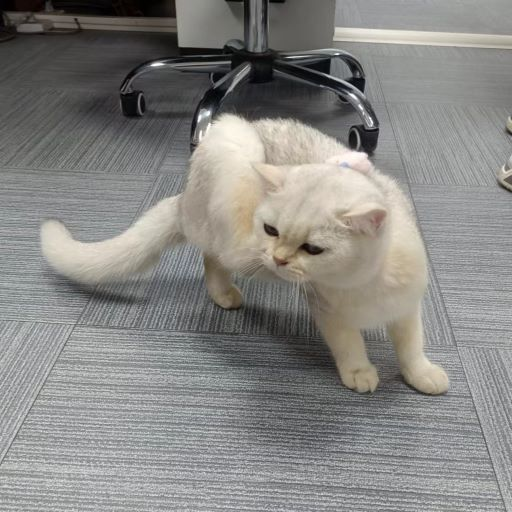
#> input picture images/Origin/cat.jpg, 512 x 512 px, found by its file name
$ python materials.py
#> lines starting #> are read from the running program, lines starting #| are printed output that depends on the picture
import cv2
import os
import numpy as np


def addGuassNoisy(img_src, img_tar):
#> called with img_src = 'images/Origin/cat.jpg', img_tar = 'images/Gaussian/Gaussian_cat.jpg'
    img = cv2.imread(img_src)
#> img is the input picture: shape (512, 512, 3); mean B, G, R 131.9, 134.7, 135.7
    # 高斯分布的均值
    mean = 0
    # 高斯分布的标准差
    sigma = 36
    #生成高斯分布噪声
    gauss = np.random.normal(mean, sigma, \
                             (img.shape[0], img.shape[1], img.shape[2]))
    #给图片添加高斯噪声
    noisy_img = img + gauss
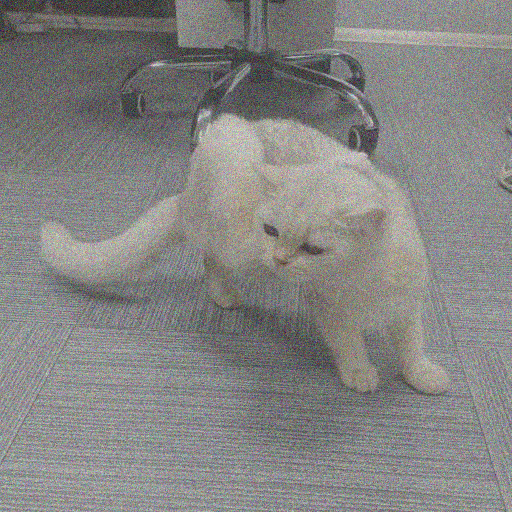
#> noisy_img: shape (512, 512, 3) float64; mean B, G, R 131.9, 134.8, 135.7; drawn with min black and max white
    #设置图片添加高斯噪声之后的像素值的范围
    noisy_img = np.clip(noisy_img,a_min=0,a_max=255)
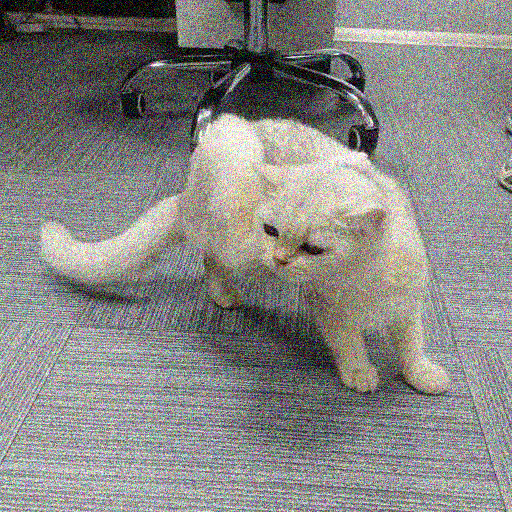
#> noisy_img: shape (512, 512, 3) float64; mean B, G, R 132.2, 135, 135.7
    cv2.imwrite(img_tar, noisy_img)

def addSaltPepperNoise(img_src, img_tar):
#> called with img_src = 'images/Origin/cat.jpg', img_tar = 'images/SaltPepper/SaltPepper_cat.jpg'
    img = cv2.imread(img_src)
    # 椒盐噪声比例
    s_vs_p = 0.5
    # 噪声像素数目
    amount = 0.02
    noisy_img = np.copy(img)
    # salt噪声
    num_salt = np.ceil(amount * img.size * s_vs_p)
#> num_salt = 7865
    # 噪声坐标位
    coords = [np.random.randint(0, i - 1, int(num_salt)) for i in img.shape]
    noisy_img[coords[0],coords[1],:] = [255,255,255]
    # pepper噪声
    num_pepper = np.ceil(amount * img.size * (1. - s_vs_p))
#> num_pepper = 7865
    # 噪声坐标
    coords = [np.random.randint(0,i - 1, int(num_pepper)) for i in img.shape]
    noisy_img[coords[0],coords[1],:] = [0,0,0]
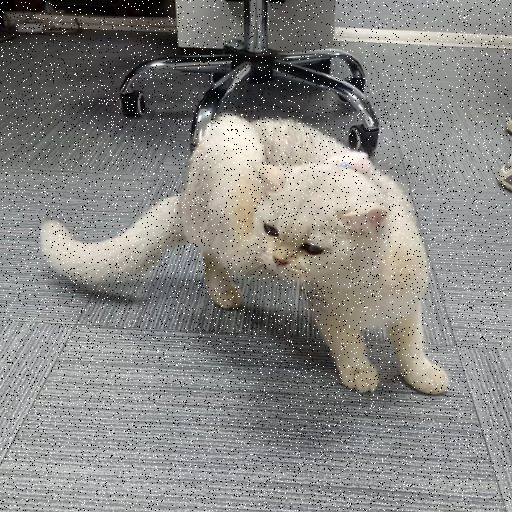
#> noisy_img: shape (512, 512, 3); mean B, G, R 131.5, 134.2, 135.1
    cv2.imwrite(img_tar, noisy_img)

def addPoissonNoise(img_src, img_tar):
#> called with img_src = 'images/Origin/cat.jpg', img_tar = 'images/Poisson/Poisson_cat.jpg'
    img = cv2.imread(img_src)

    # 生成高斯噪声
    noise = np.random.normal(0.0, 1.0, img.shape)

    # 将高斯噪声转换为泊松噪声，并添加到灰度图像中
    noisy_image = np.exp(np.log(1.0 + noise * 0.1)) * img
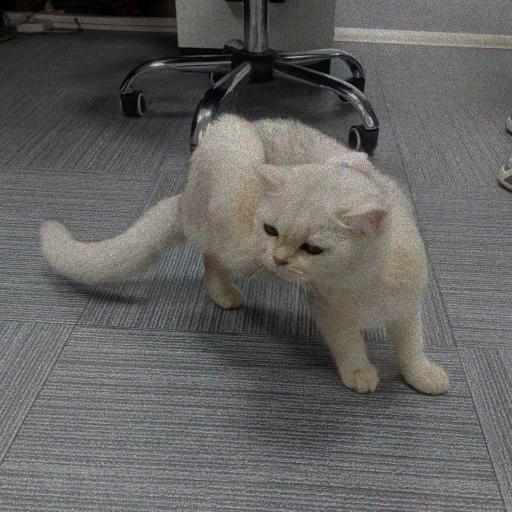
#> noisy_image: shape (512, 512, 3) float64; mean B, G, R 131.9, 134.7, 135.7; drawn with min black and max white
    noisy_image = np.uint8(np.clip(noisy_image, 0, 255))

    cv2.imwrite(img_tar, noisy_image)


if __name__ == '__main__':
    root = 'images'
    imgs = os.listdir(os.path.join(root, 'Origin'))

    for i in imgs:
        src = os.path.join(root, 'Origin', i)
        gauss = os.path.join(root, 'Gaussian', f"Gaussian_{i}")
        SP = os.path.join(root, 'SaltPepper', f"SaltPepper_{i}")
        P = os.path.join(root, 'Poisson', f"Poisson_{i}")
        addGuassNoisy(src, gauss)
        addSaltPepperNoise(src, SP)
        addPoissonNoise(src, P)
